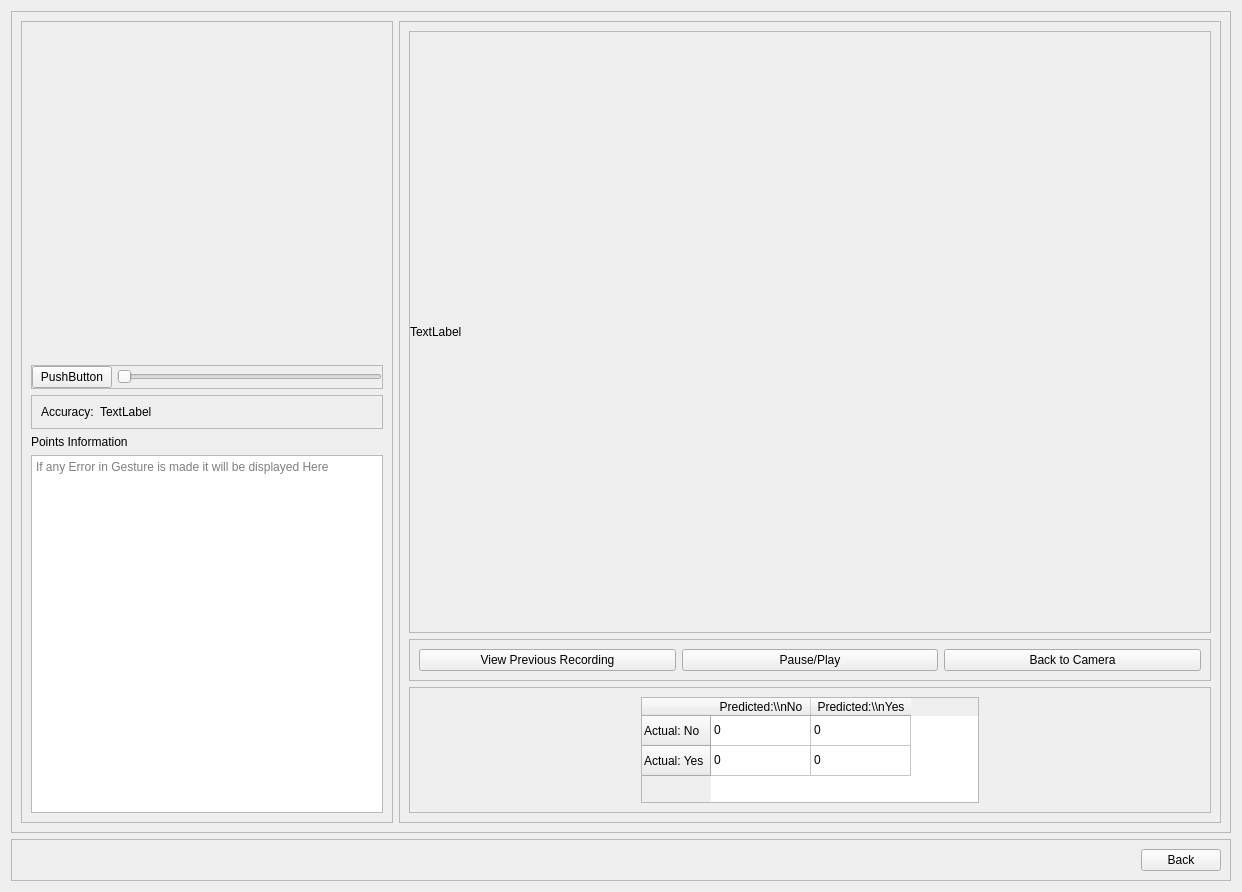
             <widget class="QWidget" name="page_7">
              <layout class="QVBoxLayout" name="verticalLayout_23">
               <item>
                <widget class="QFrame" name="frame_23">
                 <property name="frameShape">
                  <enum>QFrame::StyledPanel</enum>
                 </property>
                 <property name="frameShadow">
                  <enum>QFrame::Raised</enum>
                 </property>
                 <layout class="QHBoxLayout" name="horizontalLayout_17">
                  <item>
                   <widget class="QFrame" name="frame_25">
                    <property name="frameShape">
                     <enum>QFrame::StyledPanel</enum>
                    </property>
                    <property name="frameShadow">
                     <enum>QFrame::Raised</enum>
                    </property>
                    <layout class="QVBoxLayout" name="verticalLayout_29">
                     <item>
                      <widget class="QWidget" name="VideoWidget_4" native="true">
                       <layout class="QVBoxLayout" name="verticalLayout_30" stretch="1,0">
                        <property name="spacing">
                         <number>0</number>
                        </property>
                        <property name="leftMargin">
                         <number>0</number>
                        </property>
                        <property name="topMargin">
                         <number>0</number>
                        </property>
                        <property name="rightMargin">
                         <number>0</number>
                        </property>
                        <property name="bottomMargin">
                         <number>0</number>
                        </property>
                        <item>
                         <widget class="QWidget" name="widget_4" native="true">
                          <property name="minimumSize">
                           <size>
                            <width>352</width>
                            <height>240</height>
                           </size>
                          </property>
                         </widget>
                        </item>
                        <item>
                         <widget class="QFrame" name="frame_28">
                          <property name="frameShape">
                           <enum>QFrame::StyledPanel</enum>
                          </property>
                          <property name="frameShadow">
                           <enum>QFrame::Raised</enum>
                          </property>
                          <layout class="QHBoxLayout" name="horizontalLayout_14">
                           <property name="spacing">
                            <number>5</number>
                           </property>
                           <property name="leftMargin">
                            <number>0</number>
                           </property>
                           <property name="topMargin">
                            <number>0</number>
                           </property>
                           <property name="rightMargin">
                            <number>0</number>
                           </property>
                           <property name="bottomMargin">
                            <number>0</number>
                           </property>
                           <item>
                            <widget class="QPushButton" name="pushButton_19">
                             <property name="cursor">
                              <cursorShape>PointingHandCursor</cursorShape>
                             </property>
                             <property name="text">
                              <string>PushButton</string>
                             </property>
                            </widget>
                           </item>
                           <item>
                            <widget class="QSlider" name="horizontalSlider_4">
                             <property name="cursor">
                              <cursorShape>PointingHandCursor</cursorShape>
                             </property>
                             <property name="orientation">
                              <enum>Qt::Horizontal</enum>
                             </property>
                            </widget>
                           </item>
                          </layout>
                         </widget>
                        </item>
                       </layout>
                      </widget>
                     </item>
                     <item>
                      <widget class="QFrame" name="frame_30">
                       <property name="frameShape">
                        <enum>QFrame::StyledPanel</enum>
                       </property>
                       <property name="frameShadow">
                        <enum>QFrame::Raised</enum>
                       </property>
                       <layout class="QFormLayout" name="formLayout_6">
                        <item row="0" column="0">
                         <widget class="QLabel" name="label_16">
                          <property name="text">
                           <string>Accuracy:</string>
                          </property>
                         </widget>
                        </item>
                        <item row="0" column="1">
                         <widget class="QLabel" name="label_17">
                          <property name="text">
                           <string>TextLabel</string>
                          </property>
                         </widget>
                        </item>
                       </layout>
                      </widget>
                     </item>
                     <item>
                      <widget class="QLabel" name="label_6">
                       <property name="text">
                        <string>Points Information</string>
                       </property>
                      </widget>
                     </item>
                     <item>
                      <widget class="QTextEdit" name="textEdit_2">
                       <property name="placeholderText">
                        <string>If any Error in Gesture is made it will be displayed Here</string>
                       </property>
                      </widget>
                     </item>
                    </layout>
                   </widget>
                  </item>
                  <item>
                   <widget class="QFrame" name="frame_31">
                    <property name="frameShape">
                     <enum>QFrame::StyledPanel</enum>
                    </property>
                    <property name="frameShadow">
                     <enum>QFrame::Raised</enum>
                    </property>
                    <layout class="QVBoxLayout" name="verticalLayout_18">
                     <item>
                      <widget class="QFrame" name="CameraFrame_4">
                       <property name="frameShape">
                        <enum>QFrame::StyledPanel</enum>
                       </property>
                       <property name="frameShadow">
                        <enum>QFrame::Raised</enum>
                       </property>
                       <layout class="QVBoxLayout" name="verticalLayout_32">
                        <property name="spacing">
                         <number>0</number>
                        </property>
                        <property name="leftMargin">
                         <number>0</number>
                        </property>
                        <property name="topMargin">
                         <number>0</number>
                        </property>
                        <property name="rightMargin">
                         <number>0</number>
                        </property>
                        <property name="bottomMargin">
                         <number>0</number>
                        </property>
                        <item>
                         <widget class="QLabel" name="label_18">
                          <property name="sizePolicy">
                           <sizepolicy hsizetype="Fixed" vsizetype="Fixed">
                            <horstretch>0</horstretch>
                            <verstretch>0</verstretch>
                           </sizepolicy>
                          </property>
                          <property name="minimumSize">
                           <size>
                            <width>800</width>
                            <height>600</height>
                           </size>
                          </property>
                          <property name="text">
                           <string>TextLabel</string>
                          </property>
                         </widget>
                        </item>
                       </layout>
                      </widget>
                     </item>
                     <item>
                      <widget class="QFrame" name="frame_37">
                       <property name="frameShape">
                        <enum>QFrame::StyledPanel</enum>
                       </property>
                       <property name="frameShadow">
                        <enum>QFrame::Raised</enum>
                       </property>
                       <layout class="QGridLayout" name="gridLayout_18">
                        <item row="0" column="0">
                         <widget class="QPushButton" name="pushButton_491">
                          <property name="cursor">
                           <cursorShape>PointingHandCursor</cursorShape>
                          </property>
                          <property name="text">
                           <string>View Previous Recording</string>
                          </property>
                         </widget>
                        </item>
                        <item row="0" column="1">
                         <widget class="QPushButton" name="pushButton_321">
                          <property name="cursor">
                           <cursorShape>PointingHandCursor</cursorShape>
                          </property>
                          <property name="text">
                           <string>Pause/Play</string>
                          </property>
                         </widget>
                        </item>
                        <item row="0" column="2">
                         <widget class="QPushButton" name="pushButton_301">
                          <property name="cursor">
                           <cursorShape>PointingHandCursor</cursorShape>
                          </property>
                          <property name="text">
                           <string>Back to Camera</string>
                          </property>
                         </widget>
                        </item>
                       </layout>
                      </widget>
                     </item>
                     <item>
                      <widget class="QFrame" name="frame_32">
                       <property name="frameShape">
                        <enum>QFrame::StyledPanel</enum>
                       </property>
                       <property name="frameShadow">
                        <enum>QFrame::Raised</enum>
                       </property>
                       <layout class="QHBoxLayout" name="horizontalLayout_13">
                        <item>
                         <widget class="QTableWidget" name="tableWidget_3">
                          <property name="minimumSize">
                           <size>
                            <width>0</width>
                            <height>106</height>
                           </size>
                          </property>
                          <property name="maximumSize">
                           <size>
                            <width>338</width>
                            <height>106</height>
                           </size>
                          </property>
                          <row>
                           <property name="text">
                            <string>Actual: No</string>
                           </property>
                          </row>
                          <row>
                           <property name="text">
                            <string>Actual: Yes</string>
                           </property>
                          </row>
                          <column>
                           <property name="text">
                            <string>Predicted:\\nNo</string>
                           </property>
                          </column>
                          <column>
                           <property name="text">
                            <string>Predicted:\\nYes</string>
                           </property>
                          </column>
                          <item row="0" column="0">
                           <property name="text">
                            <string>0</string>
                           </property>
                          </item>
                          <item row="0" column="1">
                           <property name="text">
                            <string>0</string>
                           </property>
                          </item>
                          <item row="1" column="0">
                           <property name="text">
                            <string>0</string>
                           </property>
                          </item>
                          <item row="1" column="1">
                           <property name="text">
                            <string>0</string>
                           </property>
                          </item>
                         </widget>
                        </item>
                       </layout>
                      </widget>
                     </item>
                    </layout>
                   </widget>
                  </item>
                 </layout>
                </widget>
               </item>
               <item>
                <widget class="QFrame" name="frame_17">
                 <property name="frameShape">
                  <enum>QFrame::StyledPanel</enum>
                 </property>
                 <property name="frameShadow">
                  <enum>QFrame::Raised</enum>
                 </property>
                 <layout class="QHBoxLayout" name="horizontalLayout_16">
                  <item>
                   <spacer name="horizontalSpacer_8">
                    <property name="orientation">
                     <enum>Qt::Horizontal</enum>
                    </property>
                    <property name="sizeHint" stdset="0">
                     <size>
                      <width>503</width>
                      <height>20</height>
                     </size>
                    </property>
                   </spacer>
                  </item>
                  <item>
                   <widget class="QPushButton" name="pushButton_21">
                    <property name="cursor">
                     <cursorShape>PointingHandCursor</cursorShape>
                    </property>
                    <property name="text">
                     <string>Back</string>
                    </property>
                   </widget>
                  </item>
                 </layout>
                </widget>
               </item>
              </layout>
             </widget>
